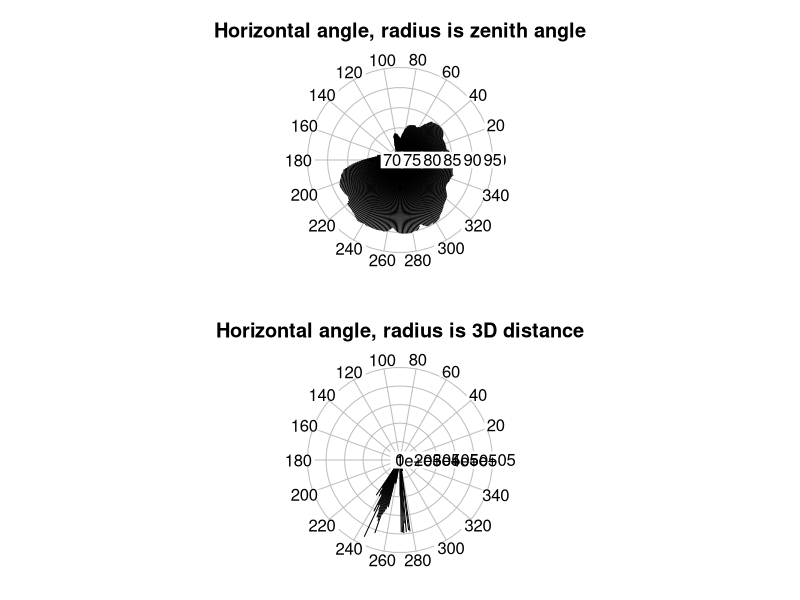

Recreate this plot in R.
### test.R --- 
## Filename: test.R
## Description: Testing reading gis output
## Author: Noah Peart
## Created: Fri Jan 30 14:46:38 2015 (-0500)
## Last-Updated: Fri Jan 30 15:06:19 2015 (-0500)
##           By: Noah Peart
######################################################################

dat <- read.table('plot5attri.txt', header=T, sep=",")
dat <- read.csv('plot5attri.txt', header=T)

library(plotrix)

png(filename = "plot5.png")
par(mfrow = c(2, 1))
polar.plot(dat$ZENITH_ANG, dat$HORIZ_ANG, main="Horizontal angle, radius is zenith angle")
polar.plot(dat$DIST_3D, dat$HORIZ_ANG, main="Horizontal angle, radius is 3D distance")
dev.off()
